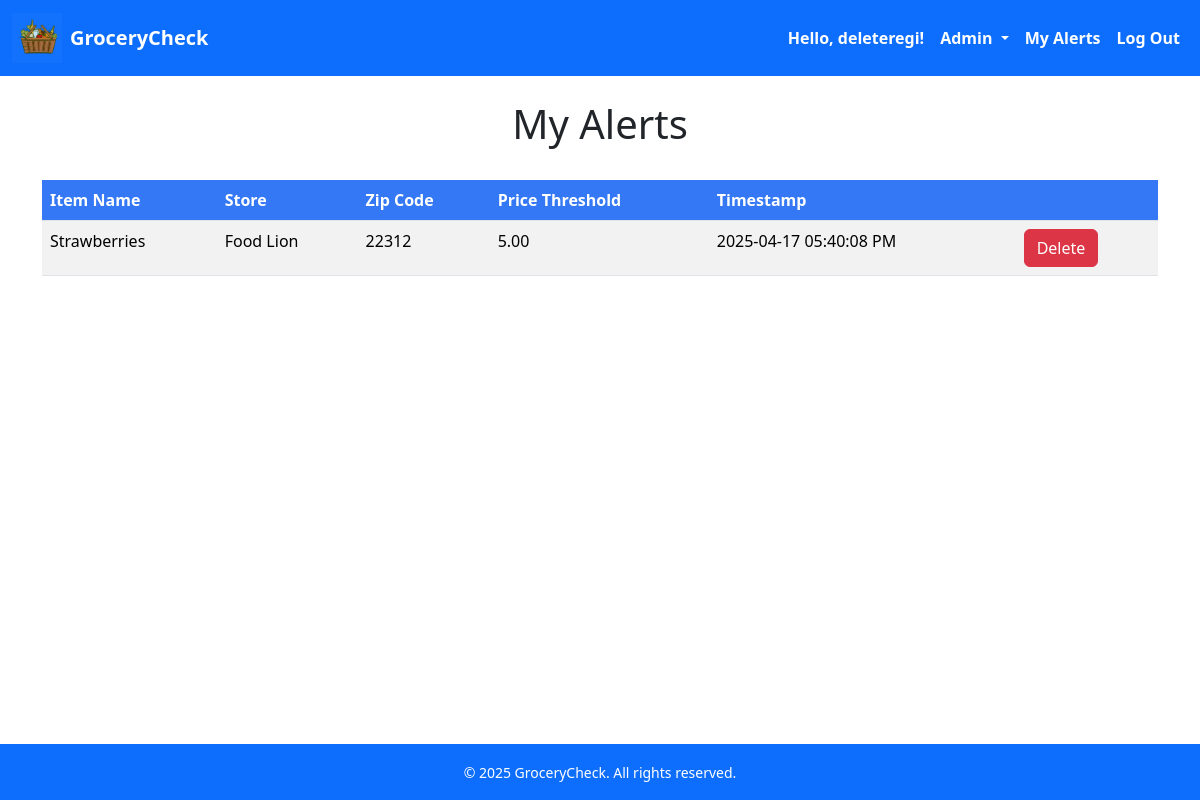
/alerts (signed in), run on the app's committed database.
### src/app.py (models this page shows)
class User(db.Model):
    __tablename__ = "Users"
    id = db.Column(db.Integer, primary_key=True)
    username = db.Column(db.String(150), nullable=False, unique=True)
    email = db.Column(db.String(120), nullable=False, unique=True)
    password = db.Column(db.String(150), nullable=False)
    role = db.Column(db.String(5), nullable=False)

class Alerts(db.Model):
    __tablename__ = "Alerts"
    alert_id = db.Column(db.Integer, primary_key=True)
    item_name = db.Column(db.String(50), unique=False)
    user_id = db.Column(db.Integer, db.ForeignKey('Users.id'))
    store_id = db.Column(db.Integer, db.ForeignKey('Stores.store_id'))
    zipcode = db.Column(db.String(5), unique=False)
    price_threshold = db.Column(db.Float, unique=False)
    timestamp = db.Column(db.String(150), nullable=False)
    user = relationship('User', backref='alert')
    store = relationship('Stores', backref='alert')

### src/app.py (the view)
@app.route('/alerts')
def displayAlerts():
    alerts = Alerts.query.all()
    return render_template('alerts.html', alerts=alerts)

### src/templates/alerts.html (shortened to what this page needs)
<!DOCTYPE html>
<html lang="en">
<head>
    <link rel="stylesheet" href="{{ url_for('static', filename='bootstrap/css/bootstrap.min.css') }}">
</head>
<body class="d-flex flex-column min-vh-100">
    <nav class="navbar navbar-expand-lg navbar-dark bg-primary mb-4">
        <div class="container-fluid">
            <a class="navbar-brand d-flex align-items-center gap-2" href="/">
                <img src="{{ url_for('static', filename='images/logo.png') }}" alt="Logo" width="50" height="50"
                    class="d-inline-block align-text-top">
                <span class="fw-bold text-white">GroceryCheck</span>
            </a>
            <div class="collapse navbar-collapse" id="navbarContent">
                <ul class="navbar-nav ms-auto mb-2 mb-lg-0 ">
                    {% if session['GCusername'] %}
                    <li class="nav-item">
                        <span class="nav-link disabled text-white fw-bold">Hello, {{ session['GCusername'] }}!</span>
                    </li>
                        {% if session['GCuser_role'] == "admin" %}
                        <li class="nav-item dropdown">
                            <a class="nav-link dropdown-toggle text-white fw-bold" href="#" id="adminDropdown" role="button"
                                data-bs-toggle="dropdown" aria-expanded="false">
                                Admin
                            </a>
                        </li>
                        {% endif %}
                    <li class="nav-item">
                        <a class="nav-link text-white fw-bold" href="{{ url_for('displayAlerts') }}">My Alerts</a>
                    </li>
                    <li class="nav-item">
                        <a class="nav-link text-white fw-bold" href="{{ url_for('logout') }}">Log Out</a>
                    </li>
                    {% endif %}
                </ul>
            </div>
        </div>
    </nav>
    <h1 class="text-center">My Alerts</h1>
    <br/>
    <div class="container">
        <table class="table table-striped">
            <thead class="custom-header">
                <tr>
                    <th scope="col">Item Name</th>
                    <th scope="col">Store</th>
                    <th scope="col">Zip Code</th>
                    <th scope="col">Price Threshold</th>
                    <th scope="col">Timestamp</th>
                    <th></th>
                </tr>
            </thead>
            <tbody>
                {% for alert in alerts %}
                {% if alert.user_id == session['GCuser_id'] %}
                <tr>
                    <td>{{alert.item_name}}</td>
                    <td>{{alert.store.store_name}}</td>
                    <td>{{alert.zipcode}}</td>
                    <td>{{'%0.2f' % alert.price_threshold}}</td>
                    <td>{{alert.timestamp}}</th>
                    <td>
                        <form action="{{ url_for('deleteAlert') }}" method="post">
                            <button class="btn btn-danger" type="submit">Delete</button>
                        </form>
                    </td>
                </tr>
                {% endif %}
                {% endfor %}
            </tbody>
        </table>
    </div>
    <footer class="bg-primary text-white text-center py-3 mt-auto">
        <div class="container">
            <small>&copy; 2025 GroceryCheck. All rights reserved.</small>
        </div>
    </footer>
</body>
</html>

### src/templates/alerts.html (style rules this page uses)
.custom-header th { background-color: #3478f6 !important; color: white !important; }

### data on the page
User: GCusername "deleteregi"
Alerts: item_name "Strawberries", store.store_name "Food Lion", zipcode "22312", price_threshold "5.00", timestamp "2025-04-17 05:40:08 PM"
